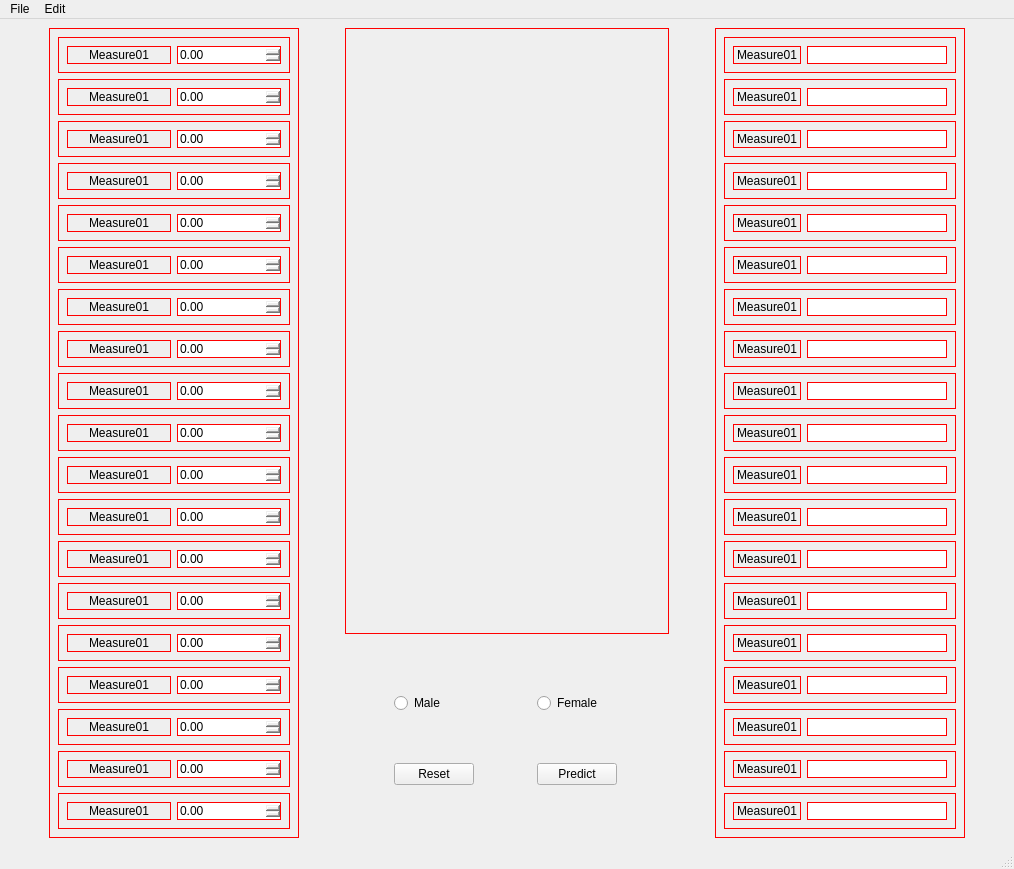
<?xml version="1.0" encoding="UTF-8"?>
<ui version="4.0">
 <class>HumanEstimate</class>
 <widget class="QMainWindow" name="HumanEstimate">
  <property name="enabled">
   <bool>true</bool>
  </property>
  <property name="geometry">
   <rect>
    <x>0</x>
    <y>0</y>
    <width>1014</width>
    <height>801</height>
   </rect>
  </property>
  <property name="windowTitle">
   <string>HumanEstimate</string>
  </property>
  <widget class="QWidget" name="centralwidget">
   <layout class="QGridLayout" name="gridLayout_3">
    <item row="0" column="1" rowspan="4">
     <widget class="QWidget" name="measure" native="true">
      <property name="enabled">
       <bool>true</bool>
      </property>
      <property name="minimumSize">
       <size>
        <width>250</width>
        <height>0</height>
       </size>
      </property>
      <property name="maximumSize">
       <size>
        <width>16777215</width>
        <height>16777215</height>
       </size>
      </property>
      <property name="autoFillBackground">
       <bool>false</bool>
      </property>
      <property name="styleSheet">
       <string notr="true">border: 1px solid red</string>
      </property>
      <layout class="QVBoxLayout" name="verticalLayout">
       <item>
        <widget class="QWidget" name="widget_5" native="true">
         <layout class="QHBoxLayout" name="horizontalLayout">
          <item>
           <widget class="QLabel" name="label">
            <property name="minimumSize">
             <size>
              <width>56</width>
              <height>16</height>
             </size>
            </property>
            <property name="lineWidth">
             <number>1</number>
            </property>
            <property name="text">
             <string>Measure01</string>
            </property>
            <property name="alignment">
             <set>Qt::AlignCenter</set>
            </property>
           </widget>
          </item>
          <item>
           <widget class="QDoubleSpinBox" name="doubleSpinBox"/>
          </item>
         </layout>
        </widget>
       </item>
       <item>
        <widget class="QWidget" name="widget_6" native="true">
         <layout class="QHBoxLayout" name="horizontalLayout_2">
          <item>
           <widget class="QLabel" name="label_2">
            <property name="minimumSize">
             <size>
              <width>56</width>
              <height>16</height>
             </size>
            </property>
            <property name="lineWidth">
             <number>1</number>
            </property>
            <property name="text">
             <string>Measure01</string>
            </property>
            <property name="alignment">
             <set>Qt::AlignCenter</set>
            </property>
           </widget>
          </item>
          <item>
           <widget class="QDoubleSpinBox" name="doubleSpinBox_2"/>
          </item>
         </layout>
        </widget>
       </item>
       <item>
        <widget class="QWidget" name="widget_9" native="true">
         <layout class="QHBoxLayout" name="horizontalLayout_5">
          <item>
           <widget class="QLabel" name="label_5">
            <property name="minimumSize">
             <size>
              <width>56</width>
              <height>16</height>
             </size>
            </property>
            <property name="lineWidth">
             <number>1</number>
            </property>
            <property name="text">
             <string>Measure01</string>
            </property>
            <property name="alignment">
             <set>Qt::AlignCenter</set>
            </property>
           </widget>
          </item>
          <item>
           <widget class="QDoubleSpinBox" name="doubleSpinBox_5"/>
          </item>
         </layout>
        </widget>
       </item>
       <item>
        <widget class="QWidget" name="widget_10" native="true">
         <layout class="QHBoxLayout" name="horizontalLayout_6">
          <item>
           <widget class="QLabel" name="label_6">
            <property name="minimumSize">
             <size>
              <width>56</width>
              <height>16</height>
             </size>
            </property>
            <property name="lineWidth">
             <number>1</number>
            </property>
            <property name="text">
             <string>Measure01</string>
            </property>
            <property name="alignment">
             <set>Qt::AlignCenter</set>
            </property>
           </widget>
          </item>
          <item>
           <widget class="QDoubleSpinBox" name="doubleSpinBox_6"/>
          </item>
         </layout>
        </widget>
       </item>
       <item>
        <widget class="QWidget" name="widget_11" native="true">
         <layout class="QHBoxLayout" name="horizontalLayout_7">
          <item>
           <widget class="QLabel" name="label_7">
            <property name="minimumSize">
             <size>
              <width>56</width>
              <height>16</height>
             </size>
            </property>
            <property name="lineWidth">
             <number>1</number>
            </property>
            <property name="text">
             <string>Measure01</string>
            </property>
            <property name="alignment">
             <set>Qt::AlignCenter</set>
            </property>
           </widget>
          </item>
          <item>
           <widget class="QDoubleSpinBox" name="doubleSpinBox_7"/>
          </item>
         </layout>
        </widget>
       </item>
       <item>
        <widget class="QWidget" name="widget_12" native="true">
         <layout class="QHBoxLayout" name="horizontalLayout_8">
          <item>
           <widget class="QLabel" name="label_8">
            <property name="minimumSize">
             <size>
              <width>56</width>
              <height>16</height>
             </size>
            </property>
            <property name="lineWidth">
             <number>1</number>
            </property>
            <property name="text">
             <string>Measure01</string>
            </property>
            <property name="alignment">
             <set>Qt::AlignCenter</set>
            </property>
           </widget>
          </item>
          <item>
           <widget class="QDoubleSpinBox" name="doubleSpinBox_8"/>
          </item>
         </layout>
        </widget>
       </item>
       <item>
        <widget class="QWidget" name="widget_13" native="true">
         <layout class="QHBoxLayout" name="horizontalLayout_9">
          <item>
           <widget class="QLabel" name="label_9">
            <property name="minimumSize">
             <size>
              <width>56</width>
              <height>16</height>
             </size>
            </property>
            <property name="lineWidth">
             <number>1</number>
            </property>
            <property name="text">
             <string>Measure01</string>
            </property>
            <property name="alignment">
             <set>Qt::AlignCenter</set>
            </property>
           </widget>
          </item>
          <item>
           <widget class="QDoubleSpinBox" name="doubleSpinBox_9"/>
          </item>
         </layout>
        </widget>
       </item>
       <item>
        <widget class="QWidget" name="widget_20" native="true">
         <layout class="QHBoxLayout" name="horizontalLayout_16">
          <item>
           <widget class="QLabel" name="label_16">
            <property name="minimumSize">
             <size>
              <width>56</width>
              <height>16</height>
             </size>
            </property>
            <property name="lineWidth">
             <number>1</number>
            </property>
            <property name="text">
             <string>Measure01</string>
            </property>
            <property name="alignment">
             <set>Qt::AlignCenter</set>
            </property>
           </widget>
          </item>
          <item>
           <widget class="QDoubleSpinBox" name="doubleSpinBox_16"/>
          </item>
         </layout>
        </widget>
       </item>
       <item>
        <widget class="QWidget" name="widget_21" native="true">
         <layout class="QHBoxLayout" name="horizontalLayout_17">
          <item>
           <widget class="QLabel" name="label_17">
            <property name="minimumSize">
             <size>
              <width>56</width>
              <height>16</height>
             </size>
            </property>
            <property name="lineWidth">
             <number>1</number>
            </property>
            <property name="text">
             <string>Measure01</string>
            </property>
            <property name="alignment">
             <set>Qt::AlignCenter</set>
            </property>
           </widget>
          </item>
          <item>
           <widget class="QDoubleSpinBox" name="doubleSpinBox_17"/>
          </item>
         </layout>
        </widget>
       </item>
       <item>
        <widget class="QWidget" name="widget_14" native="true">
         <layout class="QHBoxLayout" name="horizontalLayout_10">
          <item>
           <widget class="QLabel" name="label_10">
            <property name="minimumSize">
             <size>
              <width>56</width>
              <height>16</height>
             </size>
            </property>
            <property name="lineWidth">
             <number>1</number>
            </property>
            <property name="text">
             <string>Measure01</string>
            </property>
            <property name="alignment">
             <set>Qt::AlignCenter</set>
            </property>
           </widget>
          </item>
          <item>
           <widget class="QDoubleSpinBox" name="doubleSpinBox_10"/>
          </item>
         </layout>
        </widget>
       </item>
       <item>
        <widget class="QWidget" name="widget_15" native="true">
         <layout class="QHBoxLayout" name="horizontalLayout_11">
          <item>
           <widget class="QLabel" name="label_11">
            <property name="minimumSize">
             <size>
              <width>56</width>
              <height>16</height>
             </size>
            </property>
            <property name="lineWidth">
             <number>1</number>
            </property>
            <property name="text">
             <string>Measure01</string>
            </property>
            <property name="alignment">
             <set>Qt::AlignCenter</set>
            </property>
           </widget>
          </item>
          <item>
           <widget class="QDoubleSpinBox" name="doubleSpinBox_11"/>
          </item>
         </layout>
        </widget>
       </item>
       <item>
        <widget class="QWidget" name="widget_16" native="true">
         <layout class="QHBoxLayout" name="horizontalLayout_12">
          <item>
           <widget class="QLabel" name="label_12">
            <property name="minimumSize">
             <size>
              <width>56</width>
              <height>16</height>
             </size>
            </property>
            <property name="lineWidth">
             <number>1</number>
            </property>
            <property name="text">
             <string>Measure01</string>
            </property>
            <property name="alignment">
             <set>Qt::AlignCenter</set>
            </property>
           </widget>
          </item>
          <item>
           <widget class="QDoubleSpinBox" name="doubleSpinBox_12"/>
          </item>
         </layout>
        </widget>
       </item>
       <item>
        <widget class="QWidget" name="widget_22" native="true">
         <layout class="QHBoxLayout" name="horizontalLayout_21">
          <item>
           <widget class="QLabel" name="label_40">
            <property name="minimumSize">
             <size>
              <width>56</width>
              <height>16</height>
             </size>
            </property>
            <property name="lineWidth">
             <number>1</number>
            </property>
            <property name="text">
             <string>Measure01</string>
            </property>
            <property name="alignment">
             <set>Qt::AlignCenter</set>
            </property>
           </widget>
          </item>
          <item>
           <widget class="QDoubleSpinBox" name="doubleSpinBox_21"/>
          </item>
         </layout>
        </widget>
       </item>
       <item>
        <widget class="QWidget" name="widget_23" native="true">
         <layout class="QHBoxLayout" name="horizontalLayout_24">
          <item>
           <widget class="QLabel" name="label_43">
            <property name="minimumSize">
             <size>
              <width>56</width>
              <height>16</height>
             </size>
            </property>
            <property name="lineWidth">
             <number>1</number>
            </property>
            <property name="text">
             <string>Measure01</string>
            </property>
            <property name="alignment">
             <set>Qt::AlignCenter</set>
            </property>
           </widget>
          </item>
          <item>
           <widget class="QDoubleSpinBox" name="doubleSpinBox_24"/>
          </item>
         </layout>
        </widget>
       </item>
       <item>
        <widget class="QWidget" name="widget_17" native="true">
         <layout class="QHBoxLayout" name="horizontalLayout_13">
          <item>
           <widget class="QLabel" name="label_13">
            <property name="minimumSize">
             <size>
              <width>56</width>
              <height>16</height>
             </size>
            </property>
            <property name="lineWidth">
             <number>1</number>
            </property>
            <property name="text">
             <string>Measure01</string>
            </property>
            <property name="alignment">
             <set>Qt::AlignCenter</set>
            </property>
           </widget>
          </item>
          <item>
           <widget class="QDoubleSpinBox" name="doubleSpinBox_13"/>
          </item>
         </layout>
        </widget>
       </item>
       <item>
        <widget class="QWidget" name="widget_18" native="true">
         <layout class="QHBoxLayout" name="horizontalLayout_14">
          <item>
           <widget class="QLabel" name="label_14">
            <property name="minimumSize">
             <size>
              <width>56</width>
              <height>16</height>
             </size>
            </property>
            <property name="lineWidth">
             <number>1</number>
            </property>
            <property name="text">
             <string>Measure01</string>
            </property>
            <property name="alignment">
             <set>Qt::AlignCenter</set>
            </property>
           </widget>
          </item>
          <item>
           <widget class="QDoubleSpinBox" name="doubleSpinBox_14"/>
          </item>
         </layout>
        </widget>
       </item>
       <item>
        <widget class="QWidget" name="widget_39" native="true">
         <layout class="QHBoxLayout" name="horizontalLayout_45">
          <item>
           <widget class="QLabel" name="label_45">
            <property name="minimumSize">
             <size>
              <width>56</width>
              <height>16</height>
             </size>
            </property>
            <property name="lineWidth">
             <number>1</number>
            </property>
            <property name="text">
             <string>Measure01</string>
            </property>
            <property name="alignment">
             <set>Qt::AlignCenter</set>
            </property>
           </widget>
          </item>
          <item>
           <widget class="QDoubleSpinBox" name="doubleSpinBox_26"/>
          </item>
         </layout>
        </widget>
       </item>
       <item>
        <widget class="QWidget" name="widget_19" native="true">
         <layout class="QHBoxLayout" name="horizontalLayout_15">
          <item>
           <widget class="QLabel" name="label_15">
            <property name="minimumSize">
             <size>
              <width>56</width>
              <height>16</height>
             </size>
            </property>
            <property name="lineWidth">
             <number>1</number>
            </property>
            <property name="text">
             <string>Measure01</string>
            </property>
            <property name="alignment">
             <set>Qt::AlignCenter</set>
            </property>
           </widget>
          </item>
          <item>
           <widget class="QDoubleSpinBox" name="doubleSpinBox_15"/>
          </item>
         </layout>
        </widget>
       </item>
       <item>
        <widget class="QWidget" name="widget_40" native="true">
         <layout class="QHBoxLayout" name="horizontalLayout_46">
          <item>
           <widget class="QLabel" name="label_46">
            <property name="minimumSize">
             <size>
              <width>56</width>
              <height>16</height>
             </size>
            </property>
            <property name="lineWidth">
             <number>1</number>
            </property>
            <property name="text">
             <string>Measure01</string>
            </property>
            <property name="alignment">
             <set>Qt::AlignCenter</set>
            </property>
           </widget>
          </item>
          <item>
           <widget class="QDoubleSpinBox" name="doubleSpinBox_27"/>
          </item>
         </layout>
        </widget>
       </item>
      </layout>
     </widget>
    </item>
    <item row="0" column="2">
     <spacer name="horizontalSpacer_2">
      <property name="orientation">
       <enum>Qt::Horizontal</enum>
      </property>
      <property name="sizeType">
       <enum>QSizePolicy::Fixed</enum>
      </property>
      <property name="sizeHint" stdset="0">
       <size>
        <width>40</width>
        <height>20</height>
       </size>
      </property>
     </spacer>
    </item>
    <item row="0" column="3" rowspan="3">
     <widget class="QWidget" name="maya" native="true">
      <property name="minimumSize">
       <size>
        <width>300</width>
        <height>400</height>
       </size>
      </property>
      <property name="styleSheet">
       <string notr="true">border: 1px solid red</string>
      </property>
      <zorder>horizontalSpacer_2</zorder>
     </widget>
    </item>
    <item row="0" column="5" rowspan="4">
     <widget class="QWidget" name="predict" native="true">
      <property name="minimumSize">
       <size>
        <width>250</width>
        <height>0</height>
       </size>
      </property>
      <property name="styleSheet">
       <string notr="true">border: 1px solid red</string>
      </property>
      <layout class="QGridLayout" name="gridLayout">
       <item row="0" column="0">
        <widget class="QWidget" name="widget" native="true">
         <layout class="QHBoxLayout" name="horizontalLayout_25">
          <item>
           <widget class="QLabel" name="label_20">
            <property name="text">
             <string>Measure01</string>
            </property>
           </widget>
          </item>
          <item>
           <widget class="QLineEdit" name="lineEdit"/>
          </item>
         </layout>
        </widget>
       </item>
       <item row="1" column="0">
        <widget class="QWidget" name="widget_2" native="true">
         <layout class="QHBoxLayout" name="horizontalLayout_26">
          <item>
           <widget class="QLabel" name="label_21">
            <property name="text">
             <string>Measure01</string>
            </property>
           </widget>
          </item>
          <item>
           <widget class="QLineEdit" name="lineEdit_2"/>
          </item>
         </layout>
        </widget>
       </item>
       <item row="2" column="0">
        <widget class="QWidget" name="widget_3" native="true">
         <layout class="QHBoxLayout" name="horizontalLayout_27">
          <item>
           <widget class="QLabel" name="label_22">
            <property name="text">
             <string>Measure01</string>
            </property>
           </widget>
          </item>
          <item>
           <widget class="QLineEdit" name="lineEdit_3"/>
          </item>
         </layout>
        </widget>
       </item>
       <item row="3" column="0">
        <widget class="QWidget" name="widget_4" native="true">
         <layout class="QHBoxLayout" name="horizontalLayout_28">
          <item>
           <widget class="QLabel" name="label_23">
            <property name="text">
             <string>Measure01</string>
            </property>
           </widget>
          </item>
          <item>
           <widget class="QLineEdit" name="lineEdit_4"/>
          </item>
         </layout>
        </widget>
       </item>
       <item row="4" column="0">
        <widget class="QWidget" name="widget_24" native="true">
         <layout class="QHBoxLayout" name="horizontalLayout_29">
          <item>
           <widget class="QLabel" name="label_24">
            <property name="text">
             <string>Measure01</string>
            </property>
           </widget>
          </item>
          <item>
           <widget class="QLineEdit" name="lineEdit_5"/>
          </item>
         </layout>
        </widget>
       </item>
       <item row="5" column="0">
        <widget class="QWidget" name="widget_25" native="true">
         <layout class="QHBoxLayout" name="horizontalLayout_30">
          <item>
           <widget class="QLabel" name="label_25">
            <property name="text">
             <string>Measure01</string>
            </property>
           </widget>
          </item>
          <item>
           <widget class="QLineEdit" name="lineEdit_6"/>
          </item>
         </layout>
        </widget>
       </item>
       <item row="6" column="0">
        <widget class="QWidget" name="widget_26" native="true">
         <layout class="QHBoxLayout" name="horizontalLayout_31">
          <item>
           <widget class="QLabel" name="label_26">
            <property name="text">
             <string>Measure01</string>
            </property>
           </widget>
          </item>
          <item>
           <widget class="QLineEdit" name="lineEdit_7"/>
          </item>
         </layout>
        </widget>
       </item>
       <item row="7" column="0">
        <widget class="QWidget" name="widget_27" native="true">
         <layout class="QHBoxLayout" name="horizontalLayout_32">
          <item>
           <widget class="QLabel" name="label_27">
            <property name="text">
             <string>Measure01</string>
            </property>
           </widget>
          </item>
          <item>
           <widget class="QLineEdit" name="lineEdit_8"/>
          </item>
         </layout>
        </widget>
       </item>
       <item row="8" column="0">
        <widget class="QWidget" name="widget_28" native="true">
         <layout class="QHBoxLayout" name="horizontalLayout_33">
          <item>
           <widget class="QLabel" name="label_28">
            <property name="text">
             <string>Measure01</string>
            </property>
           </widget>
          </item>
          <item>
           <widget class="QLineEdit" name="lineEdit_9"/>
          </item>
         </layout>
        </widget>
       </item>
       <item row="9" column="0">
        <widget class="QWidget" name="widget_29" native="true">
         <layout class="QHBoxLayout" name="horizontalLayout_34">
          <item>
           <widget class="QLabel" name="label_29">
            <property name="text">
             <string>Measure01</string>
            </property>
           </widget>
          </item>
          <item>
           <widget class="QLineEdit" name="lineEdit_10"/>
          </item>
         </layout>
        </widget>
       </item>
       <item row="10" column="0">
        <widget class="QWidget" name="widget_30" native="true">
         <layout class="QHBoxLayout" name="horizontalLayout_35">
          <item>
           <widget class="QLabel" name="label_30">
            <property name="text">
             <string>Measure01</string>
            </property>
           </widget>
          </item>
          <item>
           <widget class="QLineEdit" name="lineEdit_11"/>
          </item>
         </layout>
        </widget>
       </item>
       <item row="11" column="0">
        <widget class="QWidget" name="widget_31" native="true">
         <layout class="QHBoxLayout" name="horizontalLayout_36">
          <item>
           <widget class="QLabel" name="label_31">
            <property name="text">
             <string>Measure01</string>
            </property>
           </widget>
          </item>
          <item>
           <widget class="QLineEdit" name="lineEdit_12"/>
          </item>
         </layout>
        </widget>
       </item>
       <item row="12" column="0">
        <widget class="QWidget" name="widget_32" native="true">
         <layout class="QHBoxLayout" name="horizontalLayout_37">
          <item>
           <widget class="QLabel" name="label_32">
            <property name="text">
             <string>Measure01</string>
            </property>
           </widget>
          </item>
          <item>
           <widget class="QLineEdit" name="lineEdit_13"/>
          </item>
         </layout>
        </widget>
       </item>
       <item row="13" column="0">
        <widget class="QWidget" name="widget_33" native="true">
         <layout class="QHBoxLayout" name="horizontalLayout_38">
          <item>
           <widget class="QLabel" name="label_33">
            <property name="text">
             <string>Measure01</string>
            </property>
           </widget>
          </item>
          <item>
           <widget class="QLineEdit" name="lineEdit_14"/>
          </item>
         </layout>
        </widget>
       </item>
       <item row="14" column="0">
        <widget class="QWidget" name="widget_34" native="true">
         <layout class="QHBoxLayout" name="horizontalLayout_39">
          <item>
           <widget class="QLabel" name="label_34">
            <property name="text">
             <string>Measure01</string>
            </property>
           </widget>
          </item>
          <item>
           <widget class="QLineEdit" name="lineEdit_15"/>
          </item>
         </layout>
        </widget>
       </item>
       <item row="15" column="0">
        <widget class="QWidget" name="widget_35" native="true">
         <layout class="QHBoxLayout" name="horizontalLayout_40">
          <item>
           <widget class="QLabel" name="label_35">
            <property name="text">
             <string>Measure01</string>
            </property>
           </widget>
          </item>
          <item>
           <widget class="QLineEdit" name="lineEdit_16"/>
          </item>
         </layout>
        </widget>
       </item>
       <item row="16" column="0">
        <widget class="QWidget" name="widget_36" native="true">
         <layout class="QHBoxLayout" name="horizontalLayout_41">
          <item>
           <widget class="QLabel" name="label_36">
            <property name="text">
             <string>Measure01</string>
            </property>
           </widget>
          </item>
          <item>
           <widget class="QLineEdit" name="lineEdit_17"/>
          </item>
         </layout>
        </widget>
       </item>
       <item row="17" column="0">
        <widget class="QWidget" name="widget_37" native="true">
         <layout class="QHBoxLayout" name="horizontalLayout_42">
          <item>
           <widget class="QLabel" name="label_37">
            <property name="text">
             <string>Measure01</string>
            </property>
           </widget>
          </item>
          <item>
           <widget class="QLineEdit" name="lineEdit_18"/>
          </item>
         </layout>
        </widget>
       </item>
       <item row="18" column="0">
        <widget class="QWidget" name="widget_38" native="true">
         <layout class="QHBoxLayout" name="horizontalLayout_43">
          <item>
           <widget class="QLabel" name="label_38">
            <property name="text">
             <string>Measure01</string>
            </property>
           </widget>
          </item>
          <item>
           <widget class="QLineEdit" name="lineEdit_19"/>
          </item>
         </layout>
        </widget>
       </item>
      </layout>
     </widget>
    </item>
    <item row="1" column="0">
     <spacer name="horizontalSpacer">
      <property name="orientation">
       <enum>Qt::Horizontal</enum>
      </property>
      <property name="sizeType">
       <enum>QSizePolicy::Fixed</enum>
      </property>
      <property name="sizeHint" stdset="0">
       <size>
        <width>40</width>
        <height>20</height>
       </size>
      </property>
     </spacer>
    </item>
    <item row="2" column="6">
     <spacer name="horizontalSpacer_3">
      <property name="orientation">
       <enum>Qt::Horizontal</enum>
      </property>
      <property name="sizeType">
       <enum>QSizePolicy::Fixed</enum>
      </property>
      <property name="sizeHint" stdset="0">
       <size>
        <width>40</width>
        <height>20</height>
       </size>
      </property>
     </spacer>
    </item>
    <item row="3" column="3">
     <widget class="QWidget" name="gender" native="true">
      <layout class="QGridLayout" name="gridLayout_2">
       <item row="0" column="0">
        <spacer name="horizontalSpacer_5">
         <property name="orientation">
          <enum>Qt::Horizontal</enum>
         </property>
         <property name="sizeType">
          <enum>QSizePolicy::Fixed</enum>
         </property>
         <property name="sizeHint" stdset="0">
          <size>
           <width>40</width>
           <height>20</height>
          </size>
         </property>
        </spacer>
       </item>
       <item row="0" column="5">
        <spacer name="horizontalSpacer_6">
         <property name="orientation">
          <enum>Qt::Horizontal</enum>
         </property>
         <property name="sizeType">
          <enum>QSizePolicy::Fixed</enum>
         </property>
         <property name="sizeHint" stdset="0">
          <size>
           <width>43</width>
           <height>20</height>
          </size>
         </property>
        </spacer>
       </item>
       <item row="0" column="1">
        <widget class="QRadioButton" name="radioButton">
         <property name="text">
          <string>Male</string>
         </property>
        </widget>
       </item>
       <item row="0" column="4">
        <widget class="QRadioButton" name="radioButton_2">
         <property name="text">
          <string>Female</string>
         </property>
        </widget>
       </item>
       <item row="0" column="3">
        <spacer name="horizontalSpacer_7">
         <property name="orientation">
          <enum>Qt::Horizontal</enum>
         </property>
         <property name="sizeType">
          <enum>QSizePolicy::Preferred</enum>
         </property>
         <property name="sizeHint" stdset="0">
          <size>
           <width>95</width>
           <height>20</height>
          </size>
         </property>
        </spacer>
       </item>
       <item row="1" column="1">
        <widget class="QPushButton" name="pushButton">
         <property name="text">
          <string>Reset</string>
         </property>
        </widget>
       </item>
       <item row="1" column="4">
        <widget class="QPushButton" name="pushButton_2">
         <property name="text">
          <string>Predict</string>
         </property>
        </widget>
       </item>
      </layout>
     </widget>
    </item>
    <item row="3" column="4">
     <spacer name="horizontalSpacer_4">
      <property name="orientation">
       <enum>Qt::Horizontal</enum>
      </property>
      <property name="sizeType">
       <enum>QSizePolicy::Fixed</enum>
      </property>
      <property name="sizeHint" stdset="0">
       <size>
        <width>40</width>
        <height>20</height>
       </size>
      </property>
     </spacer>
    </item>
   </layout>
   <zorder>maya</zorder>
   <zorder>predict</zorder>
   <zorder>horizontalSpacer_4</zorder>
   <zorder>horizontalSpacer_2</zorder>
   <zorder>measure</zorder>
   <zorder>gender</zorder>
  </widget>
  <widget class="QMenuBar" name="menubar">
   <property name="geometry">
    <rect>
     <x>0</x>
     <y>0</y>
     <width>1014</width>
     <height>23</height>
    </rect>
   </property>
   <widget class="QMenu" name="menuFile">
    <property name="title">
     <string>File</string>
    </property>
    <addaction name="actionOpen"/>
    <addaction name="actionSave"/>
    <addaction name="actionClose"/>
   </widget>
   <widget class="QMenu" name="menuEdit">
    <property name="title">
     <string>Edit</string>
    </property>
   </widget>
   <addaction name="menuFile"/>
   <addaction name="menuEdit"/>
  </widget>
  <widget class="QStatusBar" name="statusbar"/>
  <action name="actionOpen">
   <property name="text">
    <string>Open</string>
   </property>
  </action>
  <action name="actionClose">
   <property name="text">
    <string>Close</string>
   </property>
  </action>
  <action name="actionSave">
   <property name="text">
    <string>Save</string>
   </property>
  </action>
 </widget>
 <resources/>
 <connections/>
</ui>
